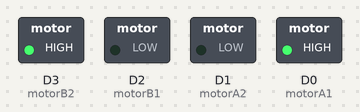
Recording of a sketch running on a simulated ESP8266 (NodeMCU). Shown: switched loads named in the sketch (green lamp = pin HIGH).

Above: at 0.1 s.
Timing chart, 0 to 1.6 s (numbered marks = the images above):
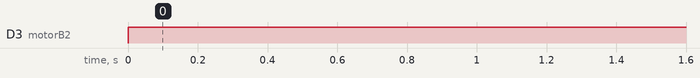

Measured:
- by itself, D3 (motorB2): LOW → HIGH at 0.00 s

The sketch:

DCmotor.ino
```cpp
#define motorA1 D0
#define motorA2 D1
#define motorB1 D2
#define motorB2 D3

void setup()
{
  pinMode(motorA1,OUTPUT);
  pinMode(motorA2,OUTPUT);
  pinMode(motorB1,OUTPUT);
  pinMode(motorB2,OUTPUT);
}

void loop()
{
  digitalWrite(motorA1,1);
  //digitalWrite(motorA2,1);
  //digitalWrite(motorB1,1);
  digitalWrite(motorB2,1);
}
```
